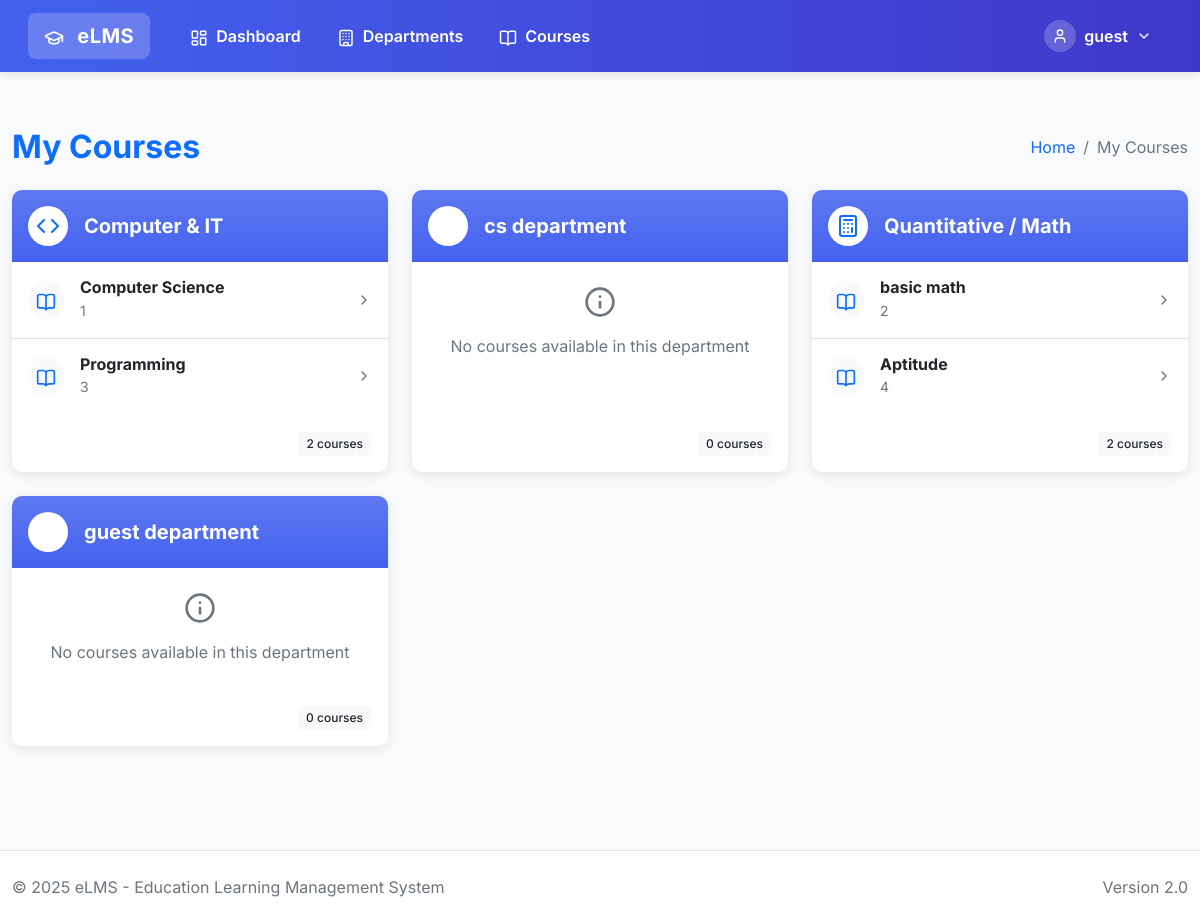
The page / on the database its author committed.
### main/models.py (models this page shows, shortened)
class Department(models.Model):
    department_id = models.IntegerField(primary_key=True)
    name = models.CharField(max_length=100, null=False)
    description = models.TextField(null=True, blank=True)
    slug = models.SlugField(null=True, blank=True)
    icon = models.CharField(max_length=50, null=True, blank=True)
    class Meta:
        verbose_name_plural = 'Departments'

class Course(models.Model):
    code = models.IntegerField(primary_key=True)
    name = models.CharField(max_length=255, null=False, unique=True)
    department = models.ForeignKey(
        Department, on_delete=models.CASCADE, null=False, related_name='courses')
    faculty = models.ForeignKey(
        Faculty, on_delete=models.SET_NULL, null=True, blank=True)
    studentKey = models.IntegerField(null=False, unique=True)
    facultyKey = models.IntegerField(null=False, unique=True)
    class Meta:
        unique_together = ('code', 'department', 'name')
        verbose_name_plural = "Courses"

### main/views.py (the view)
# urls.py: path('', views.guest_myCourses, name='guest_myCourses'),
def guest_myCourses(request):
    try:
        departments = Department.objects.prefetch_related('courses').all()
        context = {
                'departments': departments,
                'student': {'student_id':2, 'name':'guest'}
                }
        return render(request, 'main/c_my_courses.html', context)
    except Exception as e:
        return render(request, 'error.html')

### main/templates/main/c_my_courses.html (shortened to what this page needs)
{% extends 'index.html' %}
{% block profile %}
{% url 'profile' student.student_id %}
{% endblock %}
{% block user %}
{{student.name}}
{% endblock user %}
{% block content %}
<div class="container py-4">
   <div class="d-flex justify-content-between align-items-center mb-4">
      <h2 class="mb-0 fw-bold text-primary">My Courses</h2>
      <nav aria-label="breadcrumb">
         <ol class="breadcrumb mb-0">
            <li class="breadcrumb-item"><a href="/" class="text-decoration-none">Home</a></li>
            <li class="breadcrumb-item active" aria-current="page">My Courses</li>
         </ol>
      </nav>
   </div>
   {% if departments %}
   <div class="row g-4">
      {% for dept in departments %}
      <div class="col-md-6 col-lg-4">
         <div class="card h-100 shadow-sm border-0 hover-shadow transition">
            <div class="card-header bg-gradient d-flex align-items-center p-3"
                 style="background-color: #4361ee; border-bottom: none; border-radius: 0.5rem 0.5rem 0 0;">
               <div class="icon-circle bg-white p-2 me-3 rounded-circle">
                  <i data-lucide="{{dept.icon}}" class="text-primary" style="width: 24px; height: 24px;"></i>
               </div>
               <h5 class="card-title mb-0 text-white fw-bold">{{dept.name}}</h5>
            </div>
            <div class="card-body p-0">
               {% if dept.courses.all %}
               <ul class="list-group list-group-flush">
                  {% for course_sub in dept.courses.all %}
                  <li class="list-group-item p-0">
                     <a href="{% url 'guest_myQuizzes' course_sub.code %}" class="d-flex align-items-center p-3 text-decoration-none hover-bg-light">
                        <div class="course-icon me-3 bg-light p-2 rounded-circle">
                           <i data-lucide="book-open" style="width: 20px; height: 20px;" class="text-primary"></i>
                        </div>
                        <div>
                           <h6 class="mb-0 fw-bold text-dark">{{ course_sub.name }}</h6>
                           <small class="text-muted">{{ course_sub.code }}</small>
                        </div>
                        <i data-lucide="chevron-right" class="ms-auto text-muted" style="width: 16px; height: 16px;"></i>
                     </a>
                  </li>
                  {% endfor %}
               </ul>
               {% else %}
               <div class="p-4 text-center">
                  <div class="empty-icon mb-3">
                     <i data-lucide="info" style="width: 32px; height: 32px;" class="text-muted"></i>
                  </div>
                  <p class="text-muted mb-0">No courses available in this department</p>
               </div>
               {% endif %}
            </div>
            <div class="card-footer bg-transparent border-0 text-end p-3">
               <span class="badge bg-light text-dark">{{ dept.courses.all|length }} courses</span>
            </div>
         </div>
      </div>
      {% endfor %}
   </div>
   {% endif %}
</div>
{% endblock %}

### templates/index.html (shortened to what this page needs)
{% load static %}
<!DOCTYPE html>
<html lang="en">
<head>
    <link rel="stylesheet" href="{% static 'styles/bootstrap.min.css' %}">
    <link rel="stylesheet" href="{% static 'styles/style.css' %}">
    <link rel="stylesheet" href="https://cdnjs.cloudflare.com/ajax/libs/animate.css/4.1.1/animate.min.css"/>
</head>
<body>
    <nav class="navbar sticky-top navbar-expand-lg navbar-dark navbar-mod">
        <div class="container">
            <a class="navbar-brand fw-bold fs-5" href="/" data-bs-toggle="tooltip"
               data-bs-placement="bottom" title="Access admin panel">
               <i data-lucide="graduation-cap" class="me-2" style="width: 20px; height: 20px;"></i>
               eLMS
            </a>
            <div class="collapse navbar-collapse" id="navbarColor01">
                <ul class="navbar-nav me-auto mb-2 mb-lg-0">
                    <li class="nav-item">
                        <a class="nav-link active fw-semibold" aria-current="page">
                            <i data-lucide="layout-dashboard" class="me-1" style="width: 18px; height: 18px;"></i>
                            Dashboard
                        </a>
                    </li>
                    <li class="nav-item">
                        <a class="nav-link active fw-semibold" aria-current="page" >
                            <i data-lucide="building" class="me-1" style="width: 18px; height: 18px;"></i>
                            Departments
                        </a>
                    </li>
                    <li class="nav-item">
                        <a class="nav-link active fw-semibold">
                            <i data-lucide="book-open" class="me-1" style="width: 18px; height: 18px;"></i>
                            Courses
                        </a>
                    </li>
                </ul>
                <div class="d-flex align-items-center">
                    <div class="dropdown">
                        <a class="nav-link active fw-semibold nav-profile" href="{% block profile %}{% endblock profile %}"
                           id="profileDropdown" role="button" data-bs-toggle="dropdown" aria-expanded="false">
                            <div class="profile-avatar">
                                <i data-lucide="user" style="width: 16px; height: 16px;"></i>
                            </div>
                            <span>{% block user %}{% endblock %}</span>
                            <i data-lucide="chevron-down" style="width: 16px; height: 16px;"></i>
                        </a>
                    </div>
                </div>
            </div>
        </div>
    </nav>
    <main>
        {% block content %}
        {% endblock %}
    </main>
    <footer class="bg-white py-4 mt-5 border-top">
        <div class="container">
            <div class="row">
                <div class="col-md-6">
                    <p class="mb-0 text-muted">&copy; {% now "Y" %} eLMS - Education Learning Management System</p>
                </div>
                <div class="col-md-6 text-md-end">
                    <p class="mb-0 text-muted">Version 2.0</p>
                </div>
            </div>
        </div>
    </footer>
</body>
</html>

### static/styles/style.css (style rules this page uses)
* { font-family: "Inter", sans-serif; box-sizing: border-box; }
body { margin: 0; padding: 0; }
html { scroll-behavior: smooth; }
.navbar-mod { background-color: rgb(10, 10, 48); color: white !important; }
a { text-decoration: none !important; }
.card-header, .card-footer { background-color: rgb(10, 10, 48); }
.container { margin-top: 1.5rem; }
.shadow-sm { box-shadow: rgba(0, 0, 0, 0.09) 0px 3px 12px !important; }

### templates/index.html (style rules this page uses)
:root { --primary-color: #4361ee; --secondary-color: #3f37c9; --accent-color: #4cc9f0; --success-color: #4ade80; --warning-color: #fbbf24; --danger-color: #ef4444; --light-color: #f8fafc; --dark-color: #1e293b; --gray-color: #64748b; }
body { font-family: 'Inter', sans-serif; background-color: #f9fafb; color: #334155; }
.navbar-mod { background: linear-gradient(90deg, var(--primary-color), var(--secondary-color)); box-shadow: 0 2px 10px rgba(0, 0, 0, 0.1); padding: 0.75rem 1rem; }
.navbar-brand { background-color: rgba(255, 255, 255, 0.2); border-radius: 8px; padding: 0.5rem 1rem !important; margin-right: 1.5rem; letter-spacing: 0.5px; transition: all 0.3s ease; }
.nav-link { padding: 0.5rem 1rem !important; border-radius: 6px; transition: all 0.2s ease; margin-right: 0.25rem; }
.nav-profile { display: flex; align-items: center; gap: 0.5rem; }
.profile-avatar { background-color: rgba(255, 255, 255, 0.2); width: 32px; height: 32px; border-radius: 50%; display: flex; align-items: center; justify-content: center; }
.container { max-width: 1200px; margin: 0 auto; }
.card { border-radius: 10px; border: none; overflow: hidden; transition: all 0.3s ease; }
.card-header { background-color: #fff; border-bottom: 1px solid #e2e8f0; }
.badge { font-weight: 500; padding: 0.5em 0.75em; border-radius: 6px; }
main { padding: 2rem 0; }

### main/templates/main/c_my_courses.html (style rules this page uses)
.transition { transition: all 0.3s ease; }
.icon-circle { display: flex; align-items: center; justify-content: center; }
.empty-icon { display: flex; align-items: center; justify-content: center; }

### rows shown on the page
Department: name "Computer & IT", courses.all|length "2"
Course: name "Computer Science", code "1"
Course: name "Programming", code "3"
Department: name "cs department", shows "No courses available in this department", courses.all|length "0"
Department: name "Quantitative / Math", courses.all|length "2"
Course: name "basic math", code "2"
Course: name "Aptitude", code "4"
Department: name "guest department", shows "No courses available in this department", courses.all|length "0"

### other values the page prints
{{ student.name }} "guest"
